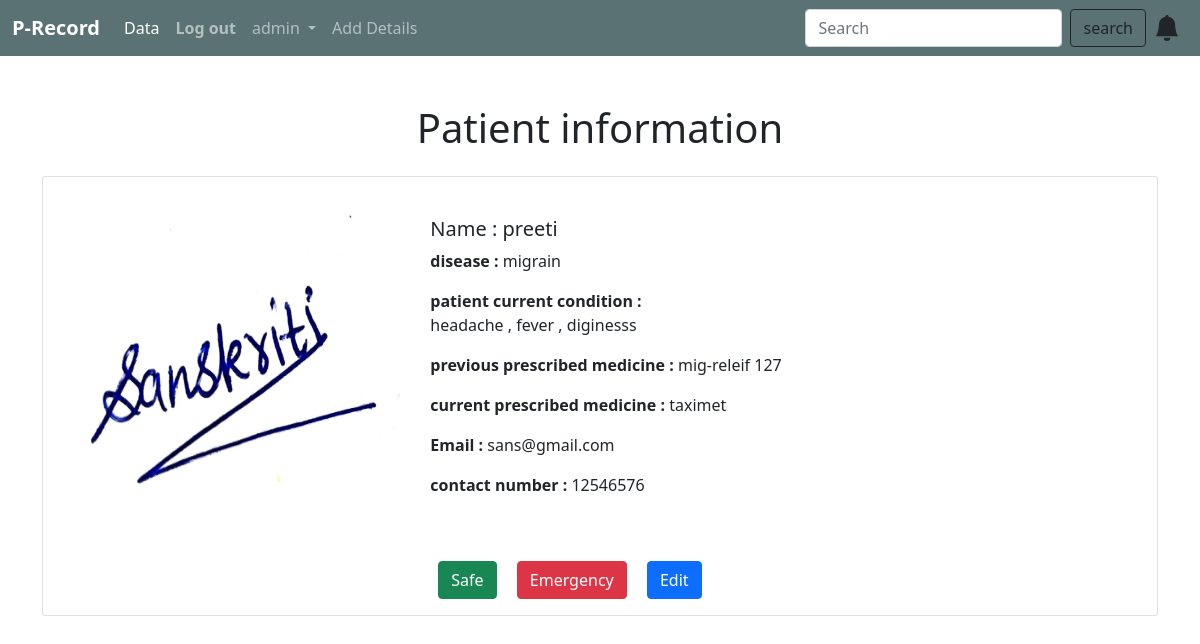
Page /show_record/details/2 (signed in) on the committed database.
### clinicapp/models.py (models this page shows, shortened)
class record(models.Model):
    name=models.CharField(max_length=55)
    email=models.EmailField()
    number=models.CharField(max_length=12)
    disease=models.CharField(max_length=55)
    condition=models.TextField()
    curr_prescribed=models.CharField(max_length=122)
    prev_prescribed=models.CharField(max_length=122)
    venue_image=models.ImageField(null=True,blank=True,upload_to="images/")

### clinicapp/views.py (the view)
# urls.py: path('show_record/details/<int:id>',views.details,name='details'),
def details(request,id):
    record_list=record.objects.get(pk=id)
    return render(request, 'record.html',{'record_list' : record_list})

### templates/record.html (shortened to what this page needs)
{% extends 'home.html' %}
{%block content%}
<div class="container my-4">
  <br/>
  <h1 style="text-align:center"> Patient information </h1>
   <div class="card mb-3 my-4" style="max-width: 1540px;">
    <div class="row g-0">
      <div class="col-md-4 my-4 " style="padding:12px;">
          {% if record_list.venue_image %}
        <img src="{{BASE_DIR}}/{{record_list.venue_image}}" class="img-fluid rounded-start" alt="..." style="height: 300px;width: 400px;">
        {% else %}
        <div >
          <img src="https://source.unsplash.com/featured/?girl,profile" class="img-fluid rounded-start" alt="..." style="height: 300px;width: 400px;">
        </div>
         {%endif%}
      </div>
      <div class="col-md-8">
        <div class="card-body">
            <br/>
          <h5 class="card-title"> Name : {{ record_list.name}}</h5>
          <p class="card-text"> <strong>disease :</strong> {{record_list.disease}}</p>
          <p class="card-text"><strong> patient current condition :</strong><br/> {{record_list.condition}}</p>
          <p class="card-text"> <strong>previous prescribed medicine :</strong> {{record_list.prev_prescribed}}</p>
          <p class="card-text"><strong> current prescribed medicine :</strong> {{record_list.curr_prescribed}}</p>
          <p class="card-text"> <strong>Email :</strong> {{record_list.email}}</p>
          <p class="card-text"> <strong>contact number :</strong> {{record_list.number}}</p>
        {% if request.user.id is 1%}
          <button type="button" class="btn btn-success mx-2">Safe</button>
          <button type="button" class="btn btn-danger mx-2">Emergency</button>
          {% endif %}
          <button type="button" class="btn btn-primary mx-2"><a href="{% url 'edit' request.user.id %}" style="text-decoration: none; color: white;">Edit</a></button>
        </div>
      </div>
    </div>
  </div>
</div>
{%endblock%}

### templates/home.html (shortened to what this page needs)
<!doctype html>
<html lang="en">
  <head>
    <link href="https://cdn.jsdelivr.net/npm/bootstrap@5.1.3/dist/css/bootstrap.min.css" rel="stylesheet">
  </head>
  <body>
    <nav class="navbar navbar-expand-lg navbar-dark " style="background-color:#274647c2;">
        <div class="container-fluid">
          <a class="navbar-brand" href="#"><strong>P-Record</strong></a>
          <div class="collapse navbar-collapse" id="navbarSupportedContent">
            <ul class="navbar-nav me-auto mb-2 mb-lg-0">
              {% if request.user.id is 1 %}
              <li class="nav-item">
                <a class="nav-link active" aria-current="page" href="{% url 'show_record'%}">Data</a>
              </li>
              {% endif %}
              {% if user.is_authenticated %}
              <li class="nav-item">
                <a class="nav-link" href="{% url 'logout_view' %}"><strong>Log out</strong></a>
              </li>
              {% else %}
              <li class="nav-item">
                <a class="nav-link" href="{% url 'login' %}"><strong>Log in</strong></a>
              </li>
              {%endif%}
              {% if user.is_authenticated %}
              <li class="nav-item dropdown">
                <a class="nav-link dropdown-toggle" href="#" id="navbarDropdown" role="button" data-bs-toggle="dropdown" aria-expanded="false">
                  {{user}}
                </a>
              </li>
              {% endif%}
              {% if user.is_authenticated %}
              <li class="nav-item">
                <a class="nav-link" href="add_details">Add Details</a>
              </li>
              {% endif %}
            </ul>
            {% if user.is_authenticated%}
            <form class="d-flex"  action="{% url 'search' %}" method="POST" >
              <input class="form-control me-2" type="text" placeholder="Search" name="search" aria-label="Search">
              <button class="btn btn-outline-dark me-2"  type="submit">search</button>
            </form>
            <svg xmlns="http://www.w3.org/2000/svg" width="26" height="26" fill="currentColor" class="bi bi-bell-fill me-2" viewBox="0 0 16 16">
              <path d="M8 16a2 2 0 0 0 2-2H6a2 2 0 0 0 2 2zm.995-14.901a1 1 0 1 0-1.99 0A5.002 5.002 0 0 0 3 6c0 1.098-.5 6-2 7h14c-1.5-1-2-5.902-2-7 0-2.42-1.72-4.44-4.005-4.901z"/>
            </svg>
            {% endif%}
          </div>
        </div>
      </nav>
      {% block content %}
      {% endblock %}
  </body>
</html>

### rows in the picture
record: venue_image (picture), name "preeti", disease "migrain", condition "headache , fever , diginesss", prev_prescribed "mig-releif 127", curr_prescribed "taximet", email "sans@gmail.com", number "12546576"

### other values in the picture
{{ user }} "admin"
